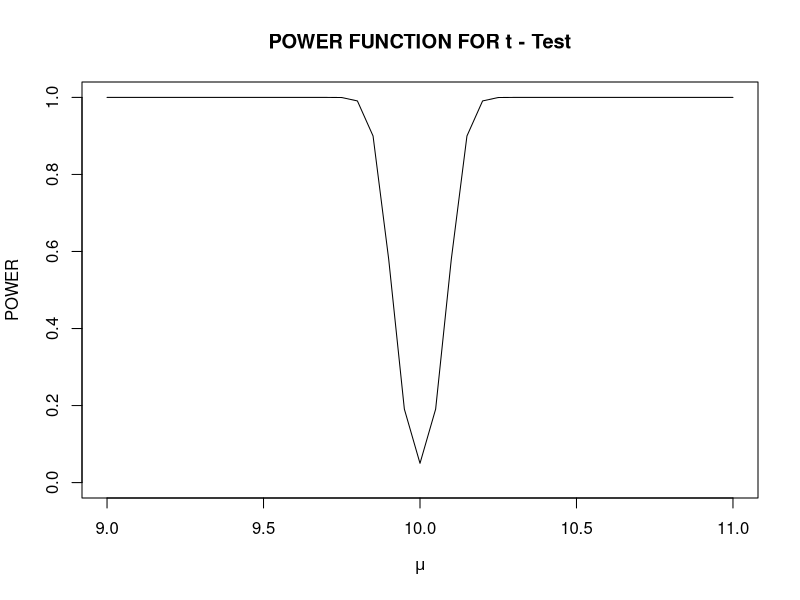

Write R code to recreate this figure.
n = 36
df = n-1
muo = 10
sigma = .27
mu = seq(9,11,.05)
delta = sqrt(n)*(mu-muo)/sigma
power = 1-pt(qt(.975,df),df,delta) + pt(qt(.025, df), df, delta)
#par(lab=c(15,20,4))
plot(mu,power,type="l",ylim=c(0,1),xlab=expression(mu),
ylab="POWER")
title("POWER FUNCTION FOR t - Test")
out = cbind(mu,delta,power)


result = pt(-qt(.05, 19), 19, 0.3727)
result